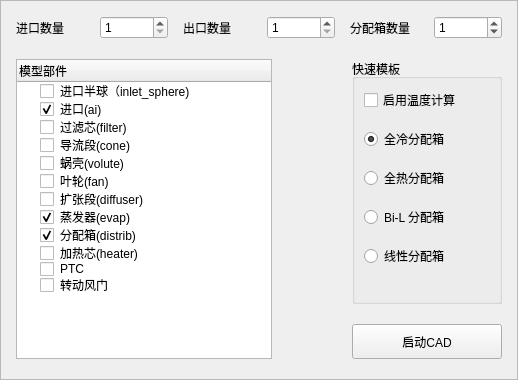
       <widget class="QFrame" name="mode_info_frame">
        <property name="frameShape">
         <enum>QFrame::StyledPanel</enum>
        </property>
        <property name="frameShadow">
         <enum>QFrame::Raised</enum>
        </property>
        <layout class="QGridLayout" name="gridLayout_3">
         <property name="leftMargin">
          <number>15</number>
         </property>
         <property name="topMargin">
          <number>15</number>
         </property>
         <property name="rightMargin">
          <number>15</number>
         </property>
         <property name="bottomMargin">
          <number>20</number>
         </property>
         <property name="horizontalSpacing">
          <number>80</number>
         </property>
         <property name="verticalSpacing">
          <number>20</number>
         </property>
         <item row="2" column="1">
          <widget class="QPushButton" name="finish_mode_info_btn">
           <property name="minimumSize">
            <size>
             <width>120</width>
             <height>35</height>
            </size>
           </property>
           <property name="text">
            <string>启动CAD</string>
           </property>
          </widget>
         </item>
         <item row="1" column="0" rowspan="2">
          <widget class="QTreeWidget" name="part_tree">
           <property name="sizePolicy">
            <sizepolicy hsizetype="Preferred" vsizetype="Expanding">
             <horstretch>2</horstretch>
             <verstretch>0</verstretch>
            </sizepolicy>
           </property>
           <property name="minimumSize">
            <size>
             <width>210</width>
             <height>300</height>
            </size>
           </property>
           <property name="maximumSize">
            <size>
             <width>280</width>
             <height>300</height>
            </size>
           </property>
           <column>
            <property name="text">
             <string>模型部件</string>
            </property>
           </column>
           <item>
            <property name="text">
             <string>进口半球（inlet_sphere)</string>
            </property>
            <property name="checkState">
             <enum>Unchecked</enum>
            </property>
           </item>
           <item>
            <property name="text">
             <string>进口(ai)</string>
            </property>
            <property name="checkState">
             <enum>Checked</enum>
            </property>
           </item>
           <item>
            <property name="text">
             <string>过滤芯(filter)</string>
            </property>
            <property name="checkState">
             <enum>Unchecked</enum>
            </property>
           </item>
           <item>
            <property name="text">
             <string>导流段(cone)</string>
            </property>
            <property name="checkState">
             <enum>Unchecked</enum>
            </property>
           </item>
           <item>
            <property name="text">
             <string>蜗壳(volute)</string>
            </property>
            <property name="checkState">
             <enum>Unchecked</enum>
            </property>
           </item>
           <item>
            <property name="text">
             <string>叶轮(fan)</string>
            </property>
            <property name="checkState">
             <enum>Unchecked</enum>
            </property>
           </item>
           <item>
            <property name="text">
             <string>扩张段(diffuser)</string>
            </property>
            <property name="checkState">
             <enum>Unchecked</enum>
            </property>
           </item>
           <item>
            <property name="text">
             <string>蒸发器(evap)</string>
            </property>
            <property name="checkState">
             <enum>Checked</enum>
            </property>
           </item>
           <item>
            <property name="text">
             <string>分配箱(distrib)</string>
            </property>
            <property name="checkState">
             <enum>Checked</enum>
            </property>
           </item>
           <item>
            <property name="text">
             <string>加热芯(heater)</string>
            </property>
            <property name="checkState">
             <enum>Unchecked</enum>
            </property>
           </item>
           <item>
            <property name="text">
             <string>PTC</string>
            </property>
            <property name="checkState">
             <enum>Unchecked</enum>
            </property>
           </item>
           <item>
            <property name="text">
             <string>转动风门</string>
            </property>
            <property name="checkState">
             <enum>Unchecked</enum>
            </property>
           </item>
          </widget>
         </item>
         <item row="0" column="0" colspan="2">
          <layout class="QHBoxLayout" name="part_number_hlayout">
           <property name="spacing">
            <number>15</number>
           </property>
           <item>
            <widget class="QLabel" name="label_inlet_number">
             <property name="text">
              <string>进口数量</string>
             </property>
             <property name="buddy">
              <cstring>inlet_number</cstring>
             </property>
            </widget>
           </item>
           <item>
            <widget class="QSpinBox" name="inlet_number">
             <property name="minimum">
              <number>1</number>
             </property>
            </widget>
           </item>
           <item>
            <widget class="QLabel" name="label_outlet_number">
             <property name="text">
              <string>出口数量</string>
             </property>
             <property name="buddy">
              <cstring>outlet_number</cstring>
             </property>
            </widget>
           </item>
           <item>
            <widget class="QSpinBox" name="outlet_number">
             <property name="minimum">
              <number>1</number>
             </property>
            </widget>
           </item>
           <item>
            <widget class="QLabel" name="label_distrib_number">
             <property name="text">
              <string>分配箱数量</string>
             </property>
             <property name="buddy">
              <cstring>distrib_number</cstring>
             </property>
            </widget>
           </item>
           <item>
            <widget class="QSpinBox" name="distrib_number">
             <property name="value">
              <number>1</number>
             </property>
            </widget>
           </item>
          </layout>
         </item>
         <item row="1" column="1">
          <widget class="QGroupBox" name="quick_mode_box">
           <property name="sizePolicy">
            <sizepolicy hsizetype="Preferred" vsizetype="Preferred">
             <horstretch>1</horstretch>
             <verstretch>0</verstretch>
            </sizepolicy>
           </property>
           <property name="minimumSize">
            <size>
             <width>150</width>
             <height>220</height>
            </size>
           </property>
           <property name="maximumSize">
            <size>
             <width>200</width>
             <height>16777215</height>
            </size>
           </property>
           <property name="title">
            <string>快速模板</string>
           </property>
           <layout class="QVBoxLayout" name="verticalLayout_4">
            <property name="topMargin">
             <number>0</number>
            </property>
            <property name="bottomMargin">
             <number>20</number>
            </property>
            <item>
             <widget class="QCheckBox" name="energy_checkbox">
              <property name="text">
               <string>启用温度计算</string>
              </property>
             </widget>
            </item>
            <item>
             <widget class="QRadioButton" name="quick_distribfc_btn">
              <property name="text">
               <string>全冷分配箱</string>
              </property>
              <property name="checked">
               <bool>true</bool>
              </property>
             </widget>
            </item>
            <item>
             <widget class="QRadioButton" name="quick_distribfh_btn">
              <property name="text">
               <string>全热分配箱</string>
              </property>
             </widget>
            </item>
            <item>
             <widget class="QRadioButton" name="quick_distribbil_btn">
              <property name="text">
               <string>Bi-L 分配箱</string>
              </property>
             </widget>
            </item>
            <item>
             <widget class="QRadioButton" name="quick_distriblin_btn">
              <property name="text">
               <string>线性分配箱</string>
              </property>
             </widget>
            </item>
           </layout>
          </widget>
         </item>
        </layout>
       </widget>
